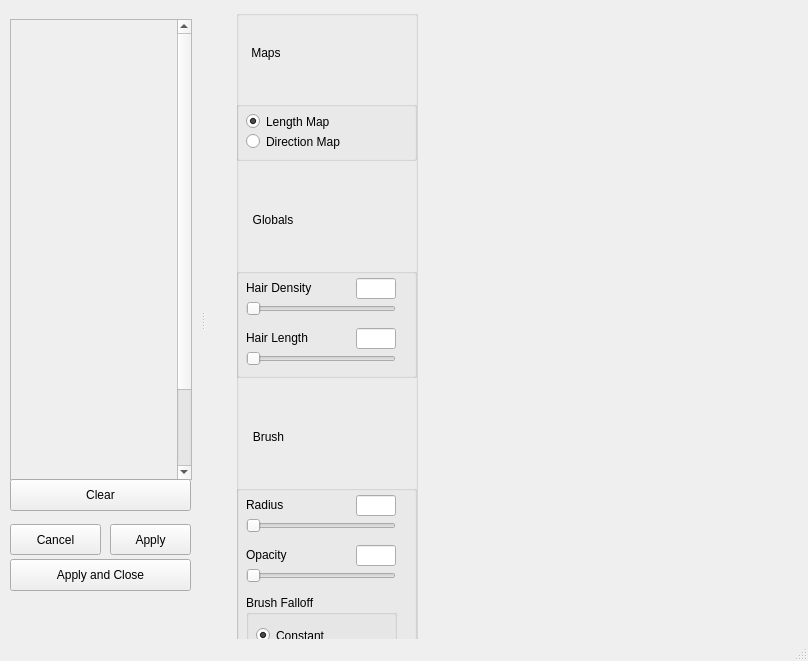
<?xml version="1.0" encoding="UTF-8"?>
<ui version="4.0">
 <class>SceneEditor</class>
 <widget class="QMainWindow" name="SceneEditor">
  <property name="geometry">
   <rect>
    <x>0</x>
    <y>0</y>
    <width>808</width>
    <height>661</height>
   </rect>
  </property>
  <property name="windowTitle">
   <string>Hair - Scene Editor</string>
  </property>
  <property name="dockOptions">
   <set>QMainWindow::AllowTabbedDocks|QMainWindow::AnimatedDocks</set>
  </property>
  <widget class="QWidget" name="centralwidget">
   <widget class="QGroupBox" name="controlsBox">
    <property name="geometry">
     <rect>
      <x>30</x>
      <y>10</y>
      <width>182</width>
      <height>670</height>
     </rect>
    </property>
    <property name="minimumSize">
     <size>
      <width>182</width>
      <height>550</height>
     </size>
    </property>
    <property name="maximumSize">
     <size>
      <width>182</width>
      <height>800</height>
     </size>
    </property>
    <property name="title">
     <string/>
    </property>
    <widget class="QWidget" name="verticalLayoutWidget">
     <property name="geometry">
      <rect>
       <x>0</x>
       <y>0</y>
       <width>181</width>
       <height>1008</height>
      </rect>
     </property>
     <layout class="QVBoxLayout" name="testHolder">
      <item>
       <widget class="QPushButton" name="showHideGroupMaps">
        <property name="maximumSize">
         <size>
          <width>60</width>
          <height>21</height>
         </size>
        </property>
        <property name="styleSheet">
         <string notr="true">border: none</string>
        </property>
        <property name="text">
         <string>Maps</string>
        </property>
        <property name="icon">
         <iconset resource="../../images/images.qrc">
          <normaloff>:/images/chevron_up.png</normaloff>
          <normalon>:/images/chevron_down.png</normalon>:/images/chevron_up.png</iconset>
        </property>
        <property name="iconSize">
         <size>
          <width>16</width>
          <height>16</height>
         </size>
        </property>
       </widget>
      </item>
      <item>
       <widget class="QGroupBox" name="groupMaps">
        <property name="minimumSize">
         <size>
          <width>0</width>
          <height>60</height>
         </size>
        </property>
        <property name="maximumSize">
         <size>
          <width>16777215</width>
          <height>60</height>
         </size>
        </property>
        <property name="title">
         <string/>
        </property>
        <widget class="QRadioButton" name="densityMapOption">
         <property name="geometry">
          <rect>
           <x>10</x>
           <y>10</y>
           <width>131</width>
           <height>21</height>
          </rect>
         </property>
         <property name="text">
          <string>Length Map</string>
         </property>
         <property name="checked">
          <bool>true</bool>
         </property>
        </widget>
        <widget class="QRadioButton" name="directionMapOption">
         <property name="geometry">
          <rect>
           <x>10</x>
           <y>30</y>
           <width>151</width>
           <height>21</height>
          </rect>
         </property>
         <property name="text">
          <string>Direction Map</string>
         </property>
        </widget>
       </widget>
      </item>
      <item>
       <spacer name="horizontalSpacer_4">
        <property name="orientation">
         <enum>Qt::Horizontal</enum>
        </property>
        <property name="sizeHint" stdset="0">
         <size>
          <width>40</width>
          <height>10</height>
         </size>
        </property>
       </spacer>
      </item>
      <item>
       <widget class="QPushButton" name="showHideGroupGlobals">
        <property name="maximumSize">
         <size>
          <width>74</width>
          <height>21</height>
         </size>
        </property>
        <property name="styleSheet">
         <string notr="true">border: none</string>
        </property>
        <property name="text">
         <string>Globals</string>
        </property>
        <property name="icon">
         <iconset resource="../../images/images.qrc">
          <normaloff>:/images/chevron_up.png</normaloff>
          <normalon>:/images/chevron_down.png</normalon>:/images/chevron_up.png</iconset>
        </property>
        <property name="iconSize">
         <size>
          <width>16</width>
          <height>16</height>
         </size>
        </property>
       </widget>
      </item>
      <item>
       <widget class="QGroupBox" name="groupGlobals">
        <property name="minimumSize">
         <size>
          <width>0</width>
          <height>110</height>
         </size>
        </property>
        <property name="maximumSize">
         <size>
          <width>16777215</width>
          <height>110</height>
         </size>
        </property>
        <property name="title">
         <string/>
        </property>
        <widget class="QLineEdit" name="inputGlobalDensity">
         <property name="geometry">
          <rect>
           <x>120</x>
           <y>10</y>
           <width>40</width>
           <height>21</height>
          </rect>
         </property>
         <property name="maximumSize">
          <size>
           <width>40</width>
           <height>16777215</height>
          </size>
         </property>
         <property name="readOnly">
          <bool>false</bool>
         </property>
        </widget>
        <widget class="QLabel" name="label_2">
         <property name="geometry">
          <rect>
           <x>10</x>
           <y>10</y>
           <width>100</width>
           <height>20</height>
          </rect>
         </property>
         <property name="maximumSize">
          <size>
           <width>110</width>
           <height>20</height>
          </size>
         </property>
         <property name="text">
          <string>Hair Density</string>
         </property>
        </widget>
        <widget class="QSlider" name="sliderGlobalDensity">
         <property name="geometry">
          <rect>
           <x>10</x>
           <y>30</y>
           <width>150</width>
           <height>22</height>
          </rect>
         </property>
         <property name="minimum">
          <number>20</number>
         </property>
         <property name="maximum">
          <number>999</number>
         </property>
         <property name="orientation">
          <enum>Qt::Horizontal</enum>
         </property>
        </widget>
        <widget class="QLineEdit" name="inputGlobalLength">
         <property name="geometry">
          <rect>
           <x>120</x>
           <y>60</y>
           <width>40</width>
           <height>21</height>
          </rect>
         </property>
         <property name="maximumSize">
          <size>
           <width>40</width>
           <height>16777215</height>
          </size>
         </property>
         <property name="readOnly">
          <bool>false</bool>
         </property>
        </widget>
        <widget class="QSlider" name="sliderGlobalLength">
         <property name="geometry">
          <rect>
           <x>10</x>
           <y>80</y>
           <width>150</width>
           <height>22</height>
          </rect>
         </property>
         <property name="minimum">
          <number>1</number>
         </property>
         <property name="maximum">
          <number>100</number>
         </property>
         <property name="orientation">
          <enum>Qt::Horizontal</enum>
         </property>
        </widget>
        <widget class="QLabel" name="label_4">
         <property name="geometry">
          <rect>
           <x>10</x>
           <y>60</y>
           <width>100</width>
           <height>20</height>
          </rect>
         </property>
         <property name="maximumSize">
          <size>
           <width>110</width>
           <height>20</height>
          </size>
         </property>
         <property name="text">
          <string>Hair Length</string>
         </property>
        </widget>
        <widget class="QPushButton" name="clearWhiteButton_2">
         <property name="geometry">
          <rect>
           <x>0</x>
           <y>440</y>
           <width>171</width>
           <height>32</height>
          </rect>
         </property>
         <property name="maximumSize">
          <size>
           <width>16777215</width>
           <height>16777215</height>
          </size>
         </property>
         <property name="text">
          <string>Clear White</string>
         </property>
        </widget>
        <widget class="QPushButton" name="clearBlackButton_2">
         <property name="geometry">
          <rect>
           <x>0</x>
           <y>410</y>
           <width>171</width>
           <height>32</height>
          </rect>
         </property>
         <property name="maximumSize">
          <size>
           <width>16777215</width>
           <height>16777215</height>
          </size>
         </property>
         <property name="text">
          <string>Clear Black</string>
         </property>
        </widget>
       </widget>
      </item>
      <item>
       <spacer name="horizontalSpacer_7">
        <property name="orientation">
         <enum>Qt::Horizontal</enum>
        </property>
        <property name="sizeHint" stdset="0">
         <size>
          <width>40</width>
          <height>10</height>
         </size>
        </property>
       </spacer>
      </item>
      <item>
       <widget class="QPushButton" name="showHideGroupBrush">
        <property name="maximumSize">
         <size>
          <width>65</width>
          <height>21</height>
         </size>
        </property>
        <property name="styleSheet">
         <string notr="true">border: none</string>
        </property>
        <property name="text">
         <string>Brush</string>
        </property>
        <property name="icon">
         <iconset resource="../../images/images.qrc">
          <normaloff>:/images/chevron_up.png</normaloff>
          <normalon>:/images/chevron_down.png</normalon>:/images/chevron_up.png</iconset>
        </property>
        <property name="iconSize">
         <size>
          <width>16</width>
          <height>16</height>
         </size>
        </property>
       </widget>
      </item>
      <item>
       <widget class="QGroupBox" name="groupBrush">
        <property name="minimumSize">
         <size>
          <width>0</width>
          <height>400</height>
         </size>
        </property>
        <property name="maximumSize">
         <size>
          <width>16777215</width>
          <height>500</height>
         </size>
        </property>
        <property name="title">
         <string/>
        </property>
        <widget class="QSlider" name="sliderBrushGrayscale">
         <property name="geometry">
          <rect>
           <x>10</x>
           <y>240</y>
           <width>150</width>
           <height>22</height>
          </rect>
         </property>
         <property name="minimum">
          <number>0</number>
         </property>
         <property name="maximum">
          <number>2550</number>
         </property>
         <property name="orientation">
          <enum>Qt::Horizontal</enum>
         </property>
        </widget>
        <widget class="QLineEdit" name="inputRadius">
         <property name="geometry">
          <rect>
           <x>120</x>
           <y>10</y>
           <width>40</width>
           <height>21</height>
          </rect>
         </property>
         <property name="maximumSize">
          <size>
           <width>40</width>
           <height>16777215</height>
          </size>
         </property>
         <property name="readOnly">
          <bool>false</bool>
         </property>
        </widget>
        <widget class="QLineEdit" name="inputBrushGrayscale">
         <property name="geometry">
          <rect>
           <x>109</x>
           <y>220</y>
           <width>51</width>
           <height>21</height>
          </rect>
         </property>
         <property name="maximumSize">
          <size>
           <width>80</width>
           <height>16777215</height>
          </size>
         </property>
         <property name="readOnly">
          <bool>false</bool>
         </property>
        </widget>
        <widget class="QLabel" name="label">
         <property name="geometry">
          <rect>
           <x>10</x>
           <y>10</y>
           <width>100</width>
           <height>20</height>
          </rect>
         </property>
         <property name="maximumSize">
          <size>
           <width>110</width>
           <height>20</height>
          </size>
         </property>
         <property name="text">
          <string>Radius</string>
         </property>
        </widget>
        <widget class="QLabel" name="labelBrushGrayscale">
         <property name="geometry">
          <rect>
           <x>10</x>
           <y>220</y>
           <width>100</width>
           <height>20</height>
          </rect>
         </property>
         <property name="maximumSize">
          <size>
           <width>110</width>
           <height>20</height>
          </size>
         </property>
         <property name="text">
          <string>Color (gray)</string>
         </property>
        </widget>
        <widget class="QSlider" name="sliderRadius">
         <property name="geometry">
          <rect>
           <x>10</x>
           <y>30</y>
           <width>150</width>
           <height>22</height>
          </rect>
         </property>
         <property name="minimum">
          <number>1</number>
         </property>
         <property name="maximum">
          <number>200</number>
         </property>
         <property name="orientation">
          <enum>Qt::Horizontal</enum>
         </property>
        </widget>
        <widget class="QLineEdit" name="inputOpacity">
         <property name="geometry">
          <rect>
           <x>120</x>
           <y>60</y>
           <width>40</width>
           <height>21</height>
          </rect>
         </property>
         <property name="maximumSize">
          <size>
           <width>40</width>
           <height>16777215</height>
          </size>
         </property>
         <property name="readOnly">
          <bool>false</bool>
         </property>
        </widget>
        <widget class="QSlider" name="sliderOpacity">
         <property name="geometry">
          <rect>
           <x>10</x>
           <y>80</y>
           <width>150</width>
           <height>22</height>
          </rect>
         </property>
         <property name="minimum">
          <number>0</number>
         </property>
         <property name="maximum">
          <number>2550</number>
         </property>
         <property name="orientation">
          <enum>Qt::Horizontal</enum>
         </property>
        </widget>
        <widget class="QLabel" name="label_3">
         <property name="geometry">
          <rect>
           <x>10</x>
           <y>60</y>
           <width>100</width>
           <height>20</height>
          </rect>
         </property>
         <property name="maximumSize">
          <size>
           <width>110</width>
           <height>20</height>
          </size>
         </property>
         <property name="text">
          <string>Opacity</string>
         </property>
        </widget>
        <widget class="QGroupBox" name="groupBox">
         <property name="geometry">
          <rect>
           <x>10</x>
           <y>110</y>
           <width>151</width>
           <height>101</height>
          </rect>
         </property>
         <property name="title">
          <string>Brush Falloff</string>
         </property>
         <widget class="QRadioButton" name="falloffLinear">
          <property name="geometry">
           <rect>
            <x>10</x>
            <y>50</y>
            <width>102</width>
            <height>21</height>
           </rect>
          </property>
          <property name="text">
           <string>Linear</string>
          </property>
          <property name="checked">
           <bool>false</bool>
          </property>
         </widget>
         <widget class="QRadioButton" name="falloffConstant">
          <property name="geometry">
           <rect>
            <x>10</x>
            <y>30</y>
            <width>102</width>
            <height>21</height>
           </rect>
          </property>
          <property name="text">
           <string>Constant</string>
          </property>
          <property name="checked">
           <bool>true</bool>
          </property>
         </widget>
         <widget class="QRadioButton" name="falloffQuadratic">
          <property name="geometry">
           <rect>
            <x>10</x>
            <y>70</y>
            <width>102</width>
            <height>21</height>
           </rect>
          </property>
          <property name="text">
           <string>Quadratic</string>
          </property>
         </widget>
        </widget>
        <widget class="QGroupBox" name="groupBrushDirection">
         <property name="geometry">
          <rect>
           <x>10</x>
           <y>270</y>
           <width>151</width>
           <height>121</height>
          </rect>
         </property>
         <property name="title">
          <string>Brush Direction</string>
         </property>
         <widget class="QRadioButton" name="brushDirRight">
          <property name="geometry">
           <rect>
            <x>10</x>
            <y>50</y>
            <width>102</width>
            <height>21</height>
           </rect>
          </property>
          <property name="text">
           <string>Right</string>
          </property>
          <property name="checked">
           <bool>false</bool>
          </property>
         </widget>
         <widget class="QRadioButton" name="brushDirLeft">
          <property name="geometry">
           <rect>
            <x>10</x>
            <y>30</y>
            <width>102</width>
            <height>21</height>
           </rect>
          </property>
          <property name="text">
           <string>Left</string>
          </property>
          <property name="checked">
           <bool>true</bool>
          </property>
         </widget>
         <widget class="QRadioButton" name="brushDirUp">
          <property name="geometry">
           <rect>
            <x>10</x>
            <y>70</y>
            <width>102</width>
            <height>21</height>
           </rect>
          </property>
          <property name="text">
           <string>Up</string>
          </property>
         </widget>
         <widget class="QRadioButton" name="brushDirDown">
          <property name="geometry">
           <rect>
            <x>10</x>
            <y>90</y>
            <width>102</width>
            <height>21</height>
           </rect>
          </property>
          <property name="text">
           <string>Down</string>
          </property>
         </widget>
        </widget>
       </widget>
      </item>
     </layout>
    </widget>
   </widget>
  </widget>
  <widget class="QMenuBar" name="menubar">
   <property name="geometry">
    <rect>
     <x>0</x>
     <y>0</y>
     <width>808</width>
     <height>29</height>
    </rect>
   </property>
  </widget>
  <widget class="QStatusBar" name="statusbar"/>
  <widget class="QDockWidget" name="dockWidget">
   <property name="minimumSize">
    <size>
     <width>200</width>
     <height>500</height>
    </size>
   </property>
   <property name="features">
    <set>QDockWidget::NoDockWidgetFeatures</set>
   </property>
   <property name="allowedAreas">
    <set>Qt::LeftDockWidgetArea</set>
   </property>
   <attribute name="dockWidgetArea">
    <number>1</number>
   </attribute>
   <widget class="QWidget" name="dockWidgetContents">
    <widget class="QScrollArea" name="scrollArea">
     <property name="geometry">
      <rect>
       <x>10</x>
       <y>0</y>
       <width>182</width>
       <height>461</height>
      </rect>
     </property>
     <property name="minimumSize">
      <size>
       <width>182</width>
       <height>0</height>
      </size>
     </property>
     <property name="maximumSize">
      <size>
       <width>16777215</width>
       <height>600</height>
      </size>
     </property>
     <property name="verticalScrollBarPolicy">
      <enum>Qt::ScrollBarAlwaysOn</enum>
     </property>
     <property name="horizontalScrollBarPolicy">
      <enum>Qt::ScrollBarAlwaysOff</enum>
     </property>
     <property name="widgetResizable">
      <bool>false</bool>
     </property>
     <property name="alignment">
      <set>Qt::AlignLeading|Qt::AlignLeft|Qt::AlignTop</set>
     </property>
     <widget class="QWidget" name="scrollAreaWidgetContents">
      <property name="geometry">
       <rect>
        <x>0</x>
        <y>0</y>
        <width>178</width>
        <height>556</height>
       </rect>
      </property>
     </widget>
    </widget>
    <widget class="QPushButton" name="applyAndCloseButton">
     <property name="geometry">
      <rect>
       <x>10</x>
       <y>540</y>
       <width>181</width>
       <height>32</height>
      </rect>
     </property>
     <property name="maximumSize">
      <size>
       <width>16777215</width>
       <height>16777215</height>
      </size>
     </property>
     <property name="text">
      <string>Apply and Close</string>
     </property>
    </widget>
    <widget class="QPushButton" name="clearButton">
     <property name="geometry">
      <rect>
       <x>10</x>
       <y>460</y>
       <width>181</width>
       <height>32</height>
      </rect>
     </property>
     <property name="maximumSize">
      <size>
       <width>16777215</width>
       <height>16777215</height>
      </size>
     </property>
     <property name="text">
      <string>Clear</string>
     </property>
    </widget>
    <widget class="QPushButton" name="applyButton">
     <property name="geometry">
      <rect>
       <x>110</x>
       <y>505</y>
       <width>81</width>
       <height>31</height>
      </rect>
     </property>
     <property name="maximumSize">
      <size>
       <width>16777215</width>
       <height>16777215</height>
      </size>
     </property>
     <property name="text">
      <string>Apply</string>
     </property>
    </widget>
    <widget class="QPushButton" name="cancelButton">
     <property name="geometry">
      <rect>
       <x>10</x>
       <y>505</y>
       <width>91</width>
       <height>31</height>
      </rect>
     </property>
     <property name="text">
      <string>Cancel</string>
     </property>
    </widget>
   </widget>
  </widget>
 </widget>
 <resources>
  <include location="../../images/images.qrc"/>
 </resources>
 <connections/>
</ui>
